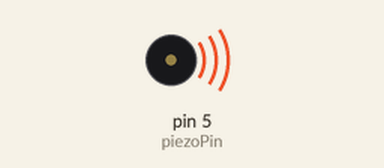
Simulated run of this sketch. Board: Arduino Uno, built with avr-gcc and run on an emulated ATmega328P. On the bench: buzzer (waves = sounding).

Above: at 0.2 s.
At 4.7 s:
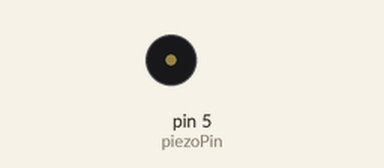
Timing chart, 0 to 9.1 s (numbered marks = the images above):
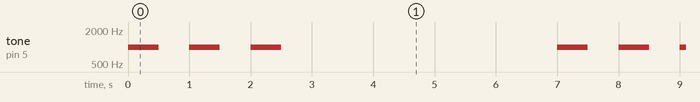

Measured:
- by itself, tone on pin 5 (piezoPin): repeats every 7.0 s: 2 × (silent 0.50 s, 1000 Hz 0.50 s), silent 4.5 s, 1000 Hz 0.50 s

The sketch:

latihanbuzzer.ino
```cpp
int piezoPin = 5;

void setup() {

}//close setup

void loop() {

  /*Tone needs 2 arguments, but can take three
    1) Pin#
    2) Frequency - this is in hertz (cycles per second) which determines the pitch of the noise made
    3) Duration - how long teh tone plays
  */
   tone(piezoPin, 1000, 500);
  delay(1000);
  tone(piezoPin, 1000, 500);
  delay(1000);
  tone(piezoPin, 1000, 500);

delay(5000);
}
```
